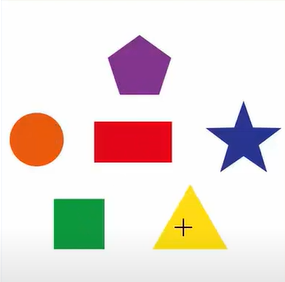
#> input picture Placement/shape.png, 285 x 282 px
$ python 16.shape-finding.py
#> lines starting #> are read from the running program, lines starting #| are printed output that depends on the picture; after the words box and inside, x2 and y2 are one past the last pixel; in counts of white or black regions, pixels touching at a corner belong together
import cv2 as cv
import numpy as np

img  = cv.imread('shape.png')
#> img is the input picture: shape (282, 285, 3); mean B, G, R 216.2, 221.5, 233
imgGray = cv.cvtColor(img,cv.COLOR_RGB2GRAY)
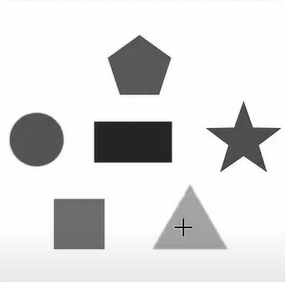
#> imgGray: shape (282, 285); min 2, max 255, mean 221.2

# Give the Threshold value
_,thresh = cv.threshold(imgGray,240,255,cv.THRESH_BINARY)
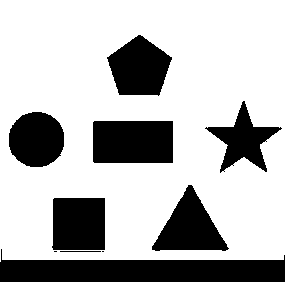
#> thresh: shape (282, 285); 72.4% white; 10 black regions (2 under 20 px)


# Create a Contor
contours, _ = cv.findContours(thresh,cv.RETR_TREE,cv.CHAIN_APPROX_NONE)
#> contours = 13 contours, 5 with area under 20; largest, box (x1, y1, x2, y2) and area: (0, 0, 285, 262) 73530, (92, 120, 174, 164) 3478, (106, 34, 173, 97) 2813, (51, 197, 106, 251) 2808, (151, 184, 230, 252) 2748, (8, 111, 65, 168) 2508, (204, 100, 283, 174) 2154, (59, 250, 102, 253) 82

for contour in contours:
    approx = cv.approxPolyDP(contour,0.01*cv.arcLength(contour,True),True)
    cv.drawContours(img,[approx],0,(0,0,0),5)

    x = approx.ravel()[0]
    y = approx.ravel()[1]
    if len(approx) == 3:
        cv.putText(img,"Triangle",(x,y),cv.FONT_HERSHEY_COMPLEX,0.5,(0,0,0))
    elif len(approx) == 4:
        cv.putText(img,"Rectangle",(x,y),cv.FONT_HERSHEY_COMPLEX,0.5,(0,0,0))
    elif len(approx) == 5:
        cv.putText(img,"Pentagon",(x,y),cv.FONT_HERSHEY_COMPLEX,0.5,(0,0,0))
    elif len(approx) == 10:
        cv.putText(img,"Star",(x,y),cv.FONT_HERSHEY_COMPLEX,0.5,(0,0,0))
    else:
        cv.putText(img,"Circle",(x,y),cv.FONT_HERSHEY_COMPLEX,0.5,(0,0,0))
#> this loop made 13 passes
#> (x, y) on passes 1, 2, 3, 4, 6, 11, 12, 13: (0, 0), (101, 251), (59, 251), (53, 251), (188, 184), (32, 111), (244, 100), (138, 34)
#> (approx, x, y) on passes 5, 7, 8, 9, 10: ([[52, 199], [104, 197], [105, 249], [53, 250]], 52, 199), ([[223, 171], [224, 170], [225, 171], [224, 172]], 223, 171), ([[232, 165], [233, 164], [234, 165], [233, 166]], 232, 165), ([[265, 141], [266, 140], [267, 141], [266, 142]], 265, 141), ([[92, 122], [172, 120], [173, 162], [94, 163]], 92, 122)
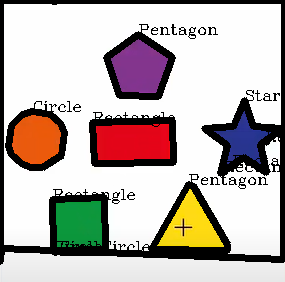
#> img: shape (282, 285, 3); 19.16% of pixels changed, all inside (x1, y1, x2, y2) = (0, 0, 285, 265)


cv.imshow("shapes",img)
cv.waitKey()
cv.destroyAllWindows()
